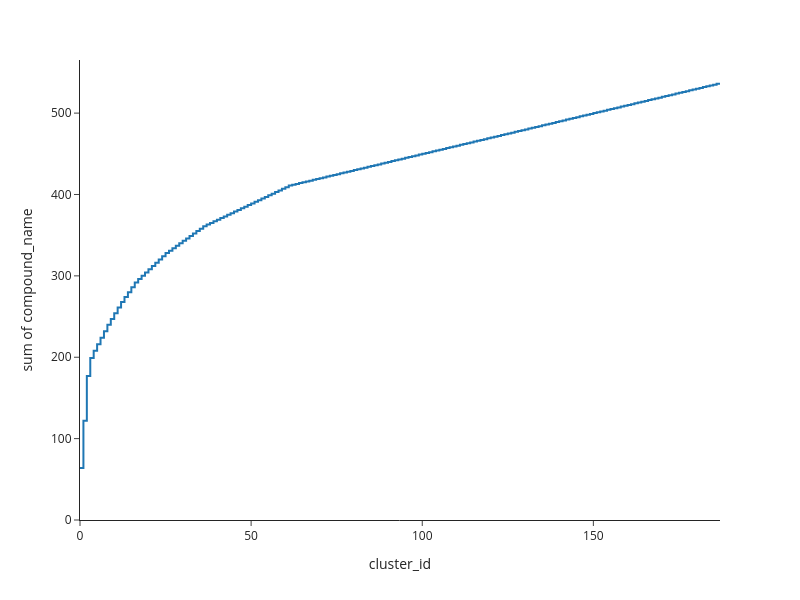

The code cell stored with this chart in its notebook:
### Code cell
px.ecdf(cluster_counts, x="cluster_id", y="compound_name", ecdfnorm=None, template="simple_white", height=600, width=800)

### Figure 1 — Plotly figure (JSON) as saved in the notebook; plotly's stock layout.template omitted (floating-point values rounded to 4 significant figures; data arrays with more than 128 entries replaced by an {"elided": "..."} marker saying what was removed)
{"data": [{"hovertemplate": "cluster_id=%{x}<br>sum of compound_name=%{y}<extra></extra>", "legendgroup": "", "line": {"dash": "solid", "shape": "hv"}, "marker": {"color": "#1F77B4", "symbol": "circle"}, "mode": "lines", "name": "", "orientation": "v", "showlegend": false, "type": "scatter", "x": {"elided": "188 int values"}, "xaxis": "x", "y": {"elided": "188 int values"}, "yaxis": "y"}], "layout": {"height": 600, "legend": {"tracegroupgap": 0}, "margin": {"t": 60}, "width": 800, "xaxis": {"anchor": "y", "domain": [0, 1], "title": {"text": "cluster_id"}}, "yaxis": {"anchor": "x", "domain": [0, 1], "rangemode": "tozero", "title": {"text": "sum of compound_name"}}}}
